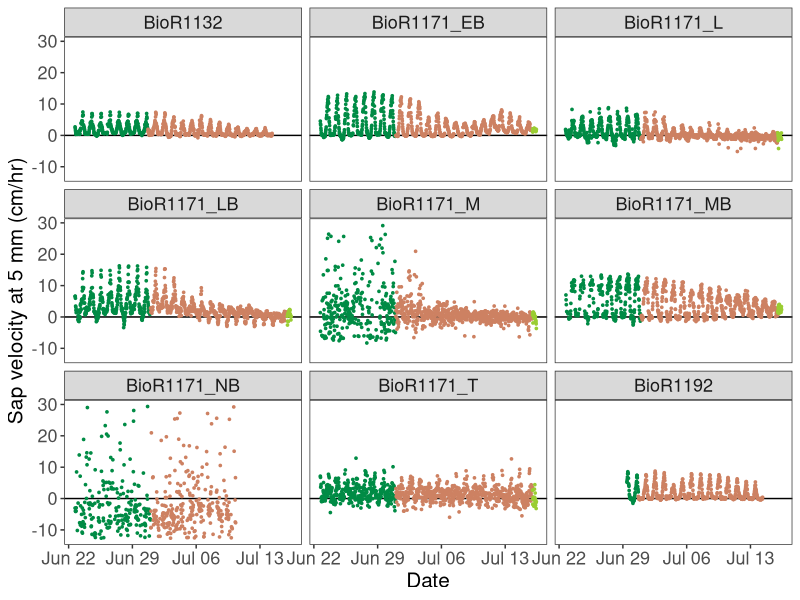
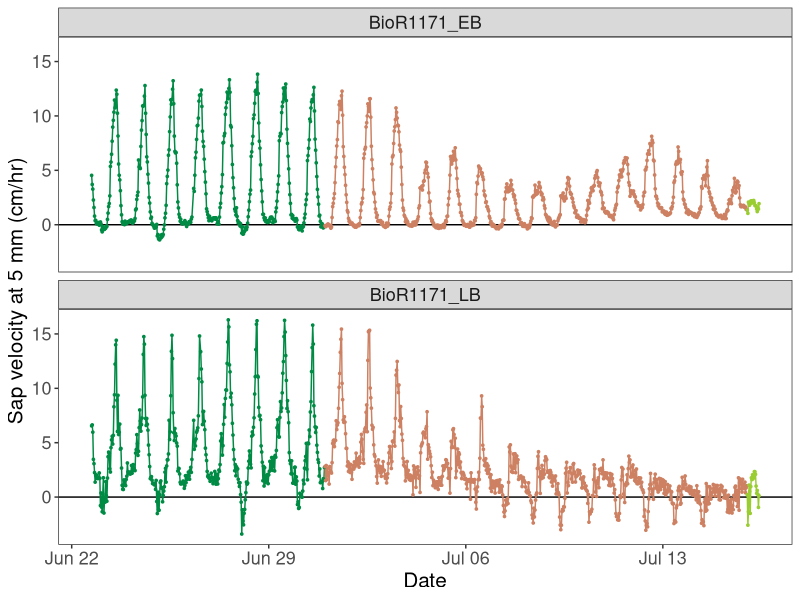
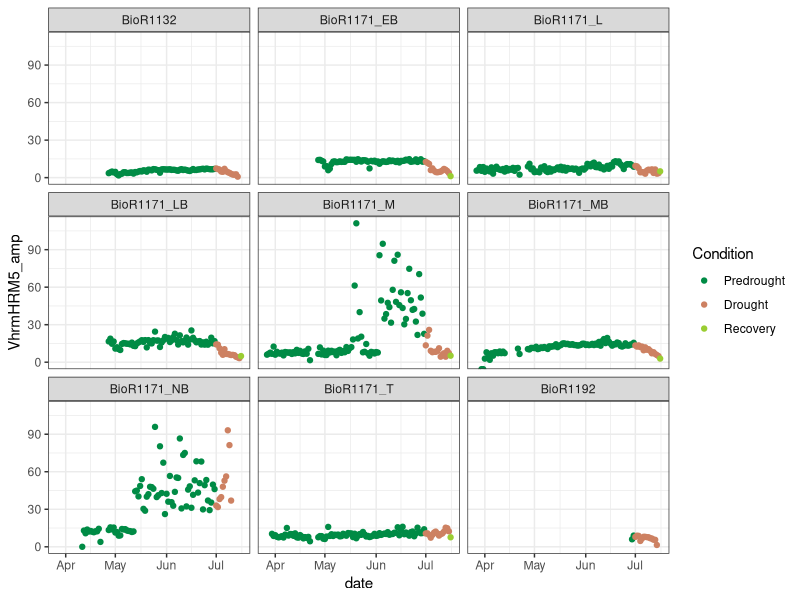

Reproduce these figures in R, in order.
#### Trying to figure out what's going on with sap flow ####
library(tidyverse)
theme_set(theme_bw())

#### Reading in ####

sv_all <- read_csv("data/sap_flow/sv_all.csv") |> 
  mutate(dt = as.POSIXct(dt, tz = "America/Phoenix")) |> 
  mutate(condition = case_when(date <= as.Date("2026-06-30") ~ "Predrought",
                               date > as.Date("2026-06-30") & 
                                 date <= as.Date("2026-07-15") ~ "Drought",
                               date > as.Date("2026-07-15") ~ "Recovery"))

# All sap velocity all time
sv_all |> 
  filter(dt >= as.POSIXct("2026-06-23 00:00:00")) |> 
  filter(VhrmHRM5 <= 30) |> 
  ggplot(aes(x = dt, y = VhrmHRM5)) +
  geom_hline(aes(yintercept = 0)) +
  geom_point(aes(color = factor(condition, 
                                levels = c("Predrought", "Drought", "Recovery"))), 
             size = 0.6) +
  scale_color_manual(values = c("springgreen4", "lightsalmon3", "yellowgreen")) +
  labs(x = "Date", y = "Sap velocity at 5 mm (cm/hr)", color = "Condition") +
  facet_wrap(~ Tree_ID) +
  theme(panel.grid = element_blank(),
        axis.text = element_text(size = 13),
        axis.title = element_text(size = 15),
        legend.position = "none",
        strip.text = element_text(size = 13))

# Only 1171_EB and 1171_LB
sv_all |> 
  filter(dt >= as.POSIXct("2026-06-23 00:00:00")) |> 
  filter(Tree_ID == "BioR1171_EB" | Tree_ID == "BioR1171_LB") |> 
  filter(VhrmHRM5 <= 30) |> 
  ggplot(aes(x = dt, y = VhrmHRM5)) +
  geom_hline(aes(yintercept = 0)) +
  # geom_hline(aes(yintercept = max((sv_all |> 
  #                                    filter(Tree_ID == "BioR1171_EB", 
  #                                           dt >= as.POSIXct("2026-06-23 00:00:00")))[4])), 
  #            color = "tomato", alpha = 0.5) +
  # geom_hline(aes(yintercept = max((sv_all |> 
  #                                    filter(Tree_ID == "BioR1171_LB", 
  #                                           dt >= as.POSIXct("2026-06-23 00:00:00")))[4])), 
  #            color = "skyblue2", alpha = 0.5) +
  geom_line(aes(color = factor(condition, 
                               levels = c("Predrought", "Drought", "Recovery")))) +
  geom_point(aes(color = factor(condition, 
                                levels = c("Predrought", "Drought", "Recovery"))), 
             size = 0.6) +
  scale_color_manual(values = c("springgreen4", "lightsalmon3", "yellowgreen")) +
  labs(x = "Date", y = "Sap velocity at 5 mm (cm/hr)", color = "Condition") +
  facet_wrap(~ Tree_ID, ncol = 1) +
  theme(panel.grid = element_blank(),
        axis.text = element_text(size = 13),
        axis.title = element_text(size = 15),
        legend.position = "none",
        strip.text = element_text(size = 13))

# Just two days
# sv_all |>
#   filter(date == as.Date("2026-07-12") | date == as.Date("2026-07-13")) |>
#   filter(VhrmHRM5 <= 30) |>
#   ggplot(aes(x = dt, y = VhrmHRM5)) +
#   geom_point(aes(color = factor(condition, levels = c("Predrought", "Drought", "Recovery"))), size = 0.6) +
#   scale_color_manual(values = c("springgreen4", "lightsalmon3", "yellowgreen")) +
#   labs(color = "Condition") +
#   facet_wrap(~ Tree_ID)

# Summarizing to daily max/min?
sv_sum <- sv_all |> 
  group_by(date, condition, Tree_ID) |> 
  summarize(VhrmHRM5_max = max(VhrmHRM5, na.rm = TRUE),
            VhrmHRM5_min = min(VhrmHRM5, na.rm = TRUE)) |> 
  ungroup() |> 
  mutate(VhrmHRM5_amp = VhrmHRM5_max - VhrmHRM5_min)

sv_sum |> 
  ggplot(aes(x = date, y = VhrmHRM5_amp)) +
  geom_point(aes(color = factor(condition, levels = c("Predrought", "Drought", "Recovery")))) +
  scale_color_manual(values = c("springgreen4", "lightsalmon3", "yellowgreen")) +
  labs(color = "Condition") +
  facet_wrap(~ Tree_ID)
# not super informative actually

# Summarizing more to just drought phases
sv_super_sum <- sv_sum |> 
  # filter(Tree_ID == "BioR1171_EB" | Tree_ID == "BioR1171_LB" | Tree_ID == "BioR1132" | Tree_ID == "BioR1192") |> 
  group_by(Tree_ID, condition) |> 
  summarize(max_vel = max(VhrmHRM5_max),
            min_vel = min(VhrmHRM5_min)) |> 
  ungroup() |> 
  mutate(max_range = max_vel - min_vel)
View(sv_super_sum)
